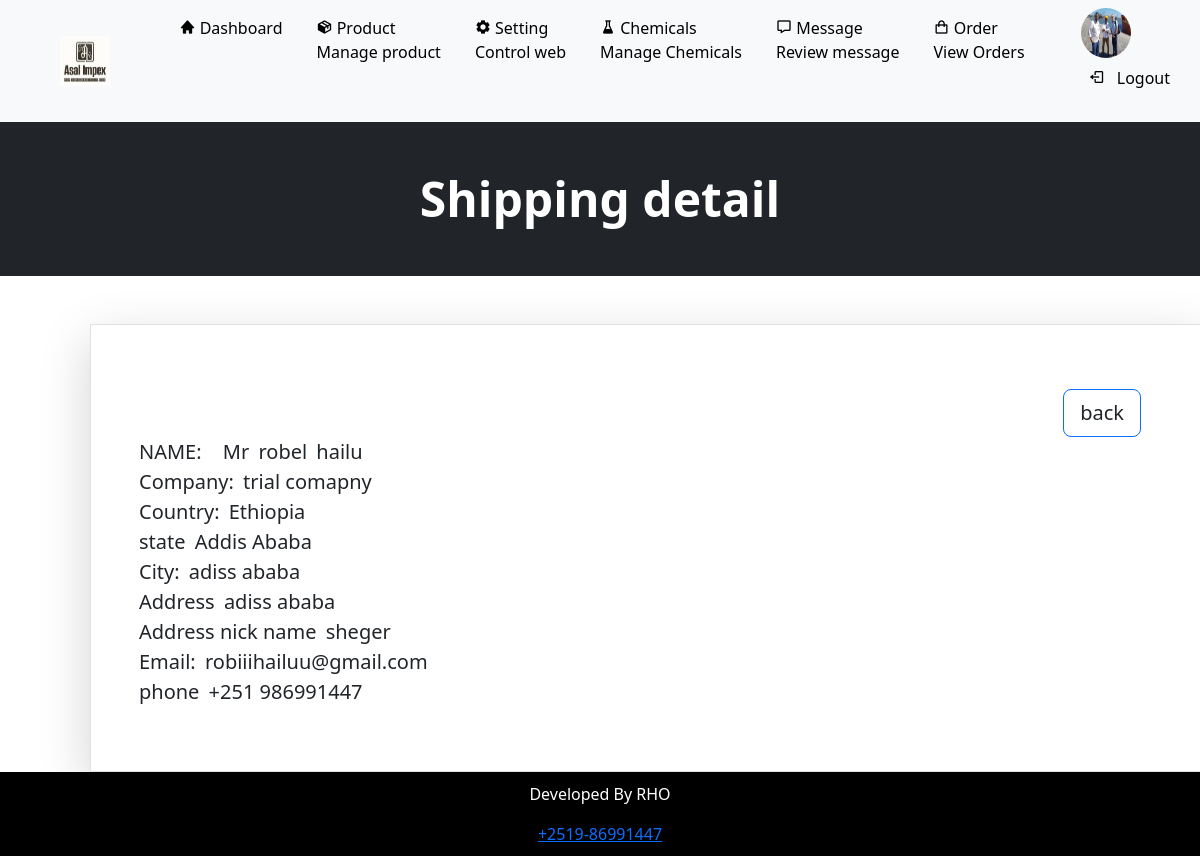
/admin/show-shipping.php?id=6 (signed in), run on the app's committed database.
### tables this page shows
CREATE TABLE `shipping_tbl` (
  `id` int(11) NOT NULL,
  `address_nick` varchar(255) NOT NULL,
  `company_name` varchar(255) DEFAULT NULL,
  `title` varchar(10) NOT NULL,
  `first_name` varchar(100) NOT NULL,
  `last_name` varchar(100) NOT NULL,
  `address1` varchar(255) NOT NULL,
  `city` varchar(100) NOT NULL,
  `country` varchar(100) NOT NULL,
  `state` varchar(100) NOT NULL,
  `email` varchar(255) NOT NULL,
  `phone` varchar(20) NOT NULL,
  `created_at` timestamp NOT NULL DEFAULT current_timestamp()
);

### Admin/show-shipping.php (the view, shortened to what this page needs)
<?php
include('../config/constant.php');
if (isset($_GET['id'])){
    $bid = $_GET['id'];
} else {
    header('Location: ' . SITEURL . 'admin/order.php');
    exit();
}
$sql = "SELECT * FROM shipping_tbl WHERE id=$bid";
$res = mysqli_query($conn, $sql);
if ($res == true) {
    $count = mysqli_num_rows($res);
    if ($count == 1) {
        $row = mysqli_fetch_assoc($res);
        $address_nick = $row['address_nick'];
        $name = $row['company_name'];
        $title = $row['title'];
        $first_name = $row['first_name'];
        $last_name = $row['last_name'];
        $address1 = $row['address1'];
        $city = $row['city'];
        $country = $row['country'];
        $state = $row['state'];
        $email = $row['email'];
        $phone = $row['phone'];
    } else {
        header("location:" . SITEURL . 'admin/order.php');
    }
}
?>
<!DOCTYPE html>
<html lang="en">
<head>
    <link rel="stylesheet" href="https://cdn.jsdelivr.net/npm/boxicons@2.1.0/css/boxicons.min.css">
    <link rel="stylesheet" href="https://cdnjs.cloudflare.com/ajax/libs/font-awesome/5.15.3/css/all.min.css">
</head>
<body>
<?php
include('./partials/menu.php');
?>
  <div class="container-fluid bg-dark mb-5 p-5">
        <div class="fw-bold display-5 text-center text-white">
            Shipping detail
        </div>
</div>
<div class="container">
<div>
<div class="container border shadow-lg lead  p-5 ms-5">
<p class="text-start">
<div class="text-end">
<a href="<?php echo SITEURL; ?>admin/order.php" class="btn btn-lg btn-outline-primary text-end text-dark  me-3">back</a>
</div>
    <div class="row justify content center">
    <div class="col-12">
    <b>NAME:</b>
<span class="ms-3 "> <?php echo $title ?> </span><span class="ms-1"> <?php echo $first_name ?> </span><span class="ms-1 me-3"> <?php echo $last_name ?> </span>
<br>
<b>Company:</b><span class="ms-1 me-3  text-start"> <?php echo $name ?> </span><br>
<b>Country:</b><span class="ms-1 me-3  text-start"> <?php echo $country ?> </span><br>
<b>state</b><span class="ms-1 me-3  text-start"> <?php echo $state ?> </span><br>
<b>City:</b><span class="ms-1 me-3  text-start"> <?php echo $city ?> </span><br>
<b>Address</b><span class="ms-1 me-3  text-start"> <?php echo $address1 ?> </span><br>
<b>Address nick name</b><span class="ms-1 me-3  text-start"> <?php echo $address_nick ?> </span><br>
<b>Email:</b><span class="ms-1 me-3  text-start"> <?php echo $email ?> </span><br>
<b>phone</b><span class="ms-1 me-3  text-start"> <?php echo $phone?> </span>
</div>
</div>
</p>
</div>
</div>
</div>
 <?php
include('./partials/footer.php');
?>
</body>
</html>

### Admin/partials/footer.php (style rules this page uses)
body { margin: 0; padding: 0; display: flex; flex-direction: column; min-height: 100vh; }

### data on the page
shipping_tbl: title "Mr", first_name "robel", last_name "hailu", company_name "trial comapny", country "Ethiopia", state "Addis Ababa", city "adiss ababa", address1 "adiss ababa", address_nick "sheger", email "robiiihailuu@gmail.com", phone "+251 986991447"
